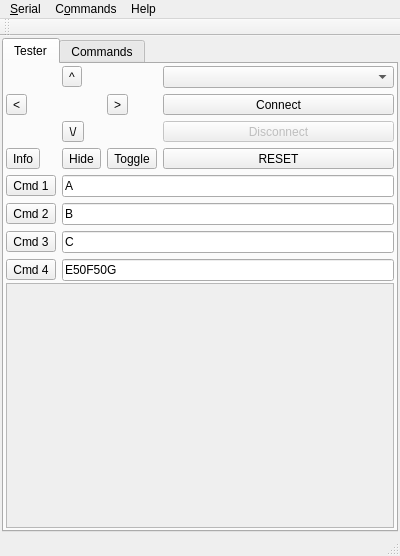
<?xml version="1.0" encoding="UTF-8"?>
<ui version="4.0">
 <class>kmComTester</class>
 <widget class="QMainWindow" name="kmComTester">
  <property name="geometry">
   <rect>
    <x>0</x>
    <y>0</y>
    <width>400</width>
    <height>512</height>
   </rect>
  </property>
  <property name="windowTitle">
   <string>kmComTester</string>
  </property>
  <widget class="QWidget" name="centralWidget">
   <layout class="QGridLayout" name="gridLayout_2">
    <property name="leftMargin">
     <number>2</number>
    </property>
    <property name="topMargin">
     <number>2</number>
    </property>
    <property name="rightMargin">
     <number>2</number>
    </property>
    <property name="bottomMargin">
     <number>2</number>
    </property>
    <property name="spacing">
     <number>2</number>
    </property>
    <item row="1" column="0">
     <widget class="QTabWidget" name="tabMain">
      <property name="currentIndex">
       <number>0</number>
      </property>
      <widget class="QWidget" name="tab">
       <attribute name="title">
        <string>Tester</string>
       </attribute>
       <layout class="QGridLayout" name="gridLayout_3">
        <property name="leftMargin">
         <number>2</number>
        </property>
        <property name="topMargin">
         <number>2</number>
        </property>
        <property name="rightMargin">
         <number>2</number>
        </property>
        <property name="bottomMargin">
         <number>2</number>
        </property>
        <property name="spacing">
         <number>2</number>
        </property>
        <item row="0" column="0">
         <layout class="QGridLayout" name="gridLayout">
          <item row="0" column="3">
           <widget class="QComboBox" name="comboSerialPortList"/>
          </item>
          <item row="4" column="1" colspan="3">
           <widget class="QLineEdit" name="leCmd1">
            <property name="toolTip">
             <string>Sequence of commands with delays in [ms]</string>
            </property>
            <property name="text">
             <string>A</string>
            </property>
           </widget>
          </item>
          <item row="5" column="1" colspan="3">
           <widget class="QLineEdit" name="leCmd2">
            <property name="toolTip">
             <string>Sequence of commands with delays in [ms]</string>
            </property>
            <property name="text">
             <string>B</string>
            </property>
           </widget>
          </item>
          <item row="6" column="1" colspan="3">
           <widget class="QLineEdit" name="leCmd3">
            <property name="toolTip">
             <string>Sequence of commands with delays in [ms]</string>
            </property>
            <property name="text">
             <string>C</string>
            </property>
           </widget>
          </item>
          <item row="7" column="1" colspan="3">
           <widget class="QLineEdit" name="leCmd4">
            <property name="toolTip">
             <string>Sequence of commands with delays in [ms]</string>
            </property>
            <property name="text">
             <string>E50F50G</string>
            </property>
           </widget>
          </item>
          <item row="3" column="0">
           <widget class="QToolButton" name="btnInfo">
            <property name="sizePolicy">
             <sizepolicy hsizetype="Maximum" vsizetype="Maximum">
              <horstretch>0</horstretch>
              <verstretch>0</verstretch>
             </sizepolicy>
            </property>
            <property name="toolTip">
             <string>Command I [Ctrl]+{I]</string>
            </property>
            <property name="text">
             <string>Info</string>
            </property>
            <property name="icon">
             <iconset>
              <normalon>:/kmComTester/rsc/Info2.png</normalon>
             </iconset>
            </property>
            <property name="iconSize">
             <size>
              <width>32</width>
              <height>32</height>
             </size>
            </property>
           </widget>
          </item>
          <item row="4" column="0">
           <widget class="QToolButton" name="btnCmd1">
            <property name="sizePolicy">
             <sizepolicy hsizetype="Maximum" vsizetype="Maximum">
              <horstretch>0</horstretch>
              <verstretch>0</verstretch>
             </sizepolicy>
            </property>
            <property name="toolTip">
             <string>Sequence 1 [Ctrl]+{1]</string>
            </property>
            <property name="text">
             <string>Cmd 1</string>
            </property>
            <property name="icon">
             <iconset>
              <normalon>:/kmComTester/rsc/1.png</normalon>
             </iconset>
            </property>
            <property name="iconSize">
             <size>
              <width>32</width>
              <height>32</height>
             </size>
            </property>
           </widget>
          </item>
          <item row="2" column="1">
           <widget class="QToolButton" name="btnD">
            <property name="sizePolicy">
             <sizepolicy hsizetype="Maximum" vsizetype="Maximum">
              <horstretch>0</horstretch>
              <verstretch>0</verstretch>
             </sizepolicy>
            </property>
            <property name="toolTip">
             <string>Command D [Ctrl]+{Arrow Down]</string>
            </property>
            <property name="text">
             <string>\/</string>
            </property>
            <property name="icon">
             <iconset>
              <normalon>:/kmComTester/rsc/Arrow2 Down.png</normalon>
             </iconset>
            </property>
            <property name="iconSize">
             <size>
              <width>32</width>
              <height>32</height>
             </size>
            </property>
            <property name="autoRaise">
             <bool>false</bool>
            </property>
           </widget>
          </item>
          <item row="1" column="0">
           <widget class="QToolButton" name="btnL">
            <property name="sizePolicy">
             <sizepolicy hsizetype="Maximum" vsizetype="Maximum">
              <horstretch>0</horstretch>
              <verstretch>0</verstretch>
             </sizepolicy>
            </property>
            <property name="toolTip">
             <string>Command L [Ctrl]+{Arrow Left]</string>
            </property>
            <property name="text">
             <string>&lt;</string>
            </property>
            <property name="icon">
             <iconset>
              <normalon>:/kmComTester/rsc/Arrow2 Left.png</normalon>
             </iconset>
            </property>
            <property name="iconSize">
             <size>
              <width>32</width>
              <height>32</height>
             </size>
            </property>
           </widget>
          </item>
          <item row="1" column="3">
           <widget class="QToolButton" name="btnConnect">
            <property name="sizePolicy">
             <sizepolicy hsizetype="Minimum" vsizetype="Minimum">
              <horstretch>0</horstretch>
              <verstretch>0</verstretch>
             </sizepolicy>
            </property>
            <property name="toolTip">
             <string>Connect [Alt]+{C]</string>
            </property>
            <property name="text">
             <string>Connect</string>
            </property>
            <property name="icon">
             <iconset>
              <normalon>:/kmComTester/rsc/Go In.png</normalon>
             </iconset>
            </property>
            <property name="iconSize">
             <size>
              <width>32</width>
              <height>32</height>
             </size>
            </property>
            <property name="toolButtonStyle">
             <enum>Qt::ToolButtonTextBesideIcon</enum>
            </property>
           </widget>
          </item>
          <item row="0" column="1">
           <widget class="QToolButton" name="btnU">
            <property name="sizePolicy">
             <sizepolicy hsizetype="Maximum" vsizetype="Maximum">
              <horstretch>0</horstretch>
              <verstretch>0</verstretch>
             </sizepolicy>
            </property>
            <property name="focusPolicy">
             <enum>Qt::TabFocus</enum>
            </property>
            <property name="contextMenuPolicy">
             <enum>Qt::PreventContextMenu</enum>
            </property>
            <property name="toolTip">
             <string>Command U [Ctrl]+{Arrow Up]</string>
            </property>
            <property name="layoutDirection">
             <enum>Qt::LeftToRight</enum>
            </property>
            <property name="autoFillBackground">
             <bool>false</bool>
            </property>
            <property name="styleSheet">
             <string notr="true">#SnapShotButton {border : none;}</string>
            </property>
            <property name="text">
             <string>^</string>
            </property>
            <property name="icon">
             <iconset>
              <normalon>:/kmComTester/rsc/Arrow2 Up.png</normalon>
             </iconset>
            </property>
            <property name="iconSize">
             <size>
              <width>32</width>
              <height>32</height>
             </size>
            </property>
            <property name="checkable">
             <bool>false</bool>
            </property>
            <property name="autoExclusive">
             <bool>false</bool>
            </property>
            <property name="popupMode">
             <enum>QToolButton::DelayedPopup</enum>
            </property>
            <property name="toolButtonStyle">
             <enum>Qt::ToolButtonIconOnly</enum>
            </property>
           </widget>
          </item>
          <item row="3" column="3">
           <widget class="QToolButton" name="btnReset">
            <property name="sizePolicy">
             <sizepolicy hsizetype="Minimum" vsizetype="Minimum">
              <horstretch>0</horstretch>
              <verstretch>0</verstretch>
             </sizepolicy>
            </property>
            <property name="toolTip">
             <string>Command X [Ctrl]+{0]</string>
            </property>
            <property name="text">
             <string>RESET</string>
            </property>
            <property name="icon">
             <iconset>
              <normalon>:/kmComTester/rsc/Burn.png</normalon>
             </iconset>
            </property>
            <property name="iconSize">
             <size>
              <width>32</width>
              <height>32</height>
             </size>
            </property>
            <property name="toolButtonStyle">
             <enum>Qt::ToolButtonTextBesideIcon</enum>
            </property>
           </widget>
          </item>
          <item row="1" column="2">
           <widget class="QToolButton" name="btnR">
            <property name="sizePolicy">
             <sizepolicy hsizetype="Maximum" vsizetype="Maximum">
              <horstretch>0</horstretch>
              <verstretch>0</verstretch>
             </sizepolicy>
            </property>
            <property name="toolTip">
             <string>Command R [Ctrl]+{Arrow Right]</string>
            </property>
            <property name="accessibleName">
             <string>R</string>
            </property>
            <property name="text">
             <string>&gt;</string>
            </property>
            <property name="icon">
             <iconset>
              <normalon>:/kmComTester/rsc/Arrow2 Right.png</normalon>
             </iconset>
            </property>
            <property name="iconSize">
             <size>
              <width>32</width>
              <height>32</height>
             </size>
            </property>
           </widget>
          </item>
          <item row="3" column="1">
           <widget class="QToolButton" name="btnHide">
            <property name="sizePolicy">
             <sizepolicy hsizetype="Maximum" vsizetype="Maximum">
              <horstretch>0</horstretch>
              <verstretch>0</verstretch>
             </sizepolicy>
            </property>
            <property name="toolTip">
             <string>Command H [Ctrl]+{H]</string>
            </property>
            <property name="text">
             <string>Hide</string>
            </property>
            <property name="icon">
             <iconset>
              <normalon>:/kmComTester/rsc/Back.png</normalon>
             </iconset>
            </property>
            <property name="iconSize">
             <size>
              <width>32</width>
              <height>32</height>
             </size>
            </property>
           </widget>
          </item>
          <item row="3" column="2">
           <widget class="QToolButton" name="btnExit">
            <property name="sizePolicy">
             <sizepolicy hsizetype="Maximum" vsizetype="Maximum">
              <horstretch>0</horstretch>
              <verstretch>0</verstretch>
             </sizepolicy>
            </property>
            <property name="toolTip">
             <string>Command T [Ctrl]+{T]</string>
            </property>
            <property name="text">
             <string>Toggle</string>
            </property>
            <property name="icon">
             <iconset>
              <normalon>:/kmComTester/rsc/Dots Down.png</normalon>
             </iconset>
            </property>
            <property name="iconSize">
             <size>
              <width>32</width>
              <height>32</height>
             </size>
            </property>
           </widget>
          </item>
          <item row="5" column="0">
           <widget class="QToolButton" name="btnCmd2">
            <property name="sizePolicy">
             <sizepolicy hsizetype="Maximum" vsizetype="Maximum">
              <horstretch>0</horstretch>
              <verstretch>0</verstretch>
             </sizepolicy>
            </property>
            <property name="toolTip">
             <string>Sequence 2 [Ctrl]+{2]</string>
            </property>
            <property name="text">
             <string>Cmd 2</string>
            </property>
            <property name="icon">
             <iconset>
              <normalon>:/kmComTester/rsc/2.png</normalon>
             </iconset>
            </property>
            <property name="iconSize">
             <size>
              <width>32</width>
              <height>32</height>
             </size>
            </property>
           </widget>
          </item>
          <item row="6" column="0">
           <widget class="QToolButton" name="btnCmd3">
            <property name="sizePolicy">
             <sizepolicy hsizetype="Maximum" vsizetype="Maximum">
              <horstretch>0</horstretch>
              <verstretch>0</verstretch>
             </sizepolicy>
            </property>
            <property name="toolTip">
             <string>Sequence 3 [Ctrl]+{3]</string>
            </property>
            <property name="text">
             <string>Cmd 3</string>
            </property>
            <property name="icon">
             <iconset>
              <normalon>:/kmComTester/rsc/3.png</normalon>
             </iconset>
            </property>
            <property name="iconSize">
             <size>
              <width>32</width>
              <height>32</height>
             </size>
            </property>
           </widget>
          </item>
          <item row="7" column="0">
           <widget class="QToolButton" name="btnCmd4">
            <property name="sizePolicy">
             <sizepolicy hsizetype="Maximum" vsizetype="Maximum">
              <horstretch>0</horstretch>
              <verstretch>0</verstretch>
             </sizepolicy>
            </property>
            <property name="toolTip">
             <string>Sequence 4 [Ctrl]+{4]</string>
            </property>
            <property name="text">
             <string>Cmd 4</string>
            </property>
            <property name="icon">
             <iconset>
              <normalon>:/kmComTester/rsc/4.png</normalon>
             </iconset>
            </property>
            <property name="iconSize">
             <size>
              <width>32</width>
              <height>32</height>
             </size>
            </property>
           </widget>
          </item>
          <item row="2" column="3">
           <widget class="QToolButton" name="btnDisconnect">
            <property name="enabled">
             <bool>false</bool>
            </property>
            <property name="sizePolicy">
             <sizepolicy hsizetype="Minimum" vsizetype="Minimum">
              <horstretch>0</horstretch>
              <verstretch>0</verstretch>
             </sizepolicy>
            </property>
            <property name="toolTip">
             <string>Disconnect [Alt]+{D]</string>
            </property>
            <property name="text">
             <string>Disconnect</string>
            </property>
            <property name="icon">
             <iconset>
              <normalon>:/kmComTester/rsc/Go Out.png</normalon>
             </iconset>
            </property>
            <property name="iconSize">
             <size>
              <width>32</width>
              <height>32</height>
             </size>
            </property>
            <property name="toolButtonStyle">
             <enum>Qt::ToolButtonTextBesideIcon</enum>
            </property>
           </widget>
          </item>
         </layout>
        </item>
        <item row="1" column="0">
         <widget class="QTextEdit" name="txtConsole">
          <property name="enabled">
           <bool>false</bool>
          </property>
         </widget>
        </item>
       </layout>
      </widget>
      <widget class="QWidget" name="tab_2">
       <attribute name="title">
        <string>Commands</string>
       </attribute>
       <layout class="QGridLayout" name="gridLayout_7">
        <item row="0" column="0">
         <layout class="QGridLayout" name="gridLayout_6">
          <item row="15" column="1">
           <widget class="QLineEdit" name="leCmdX">
            <property name="text">
             <string>AT+RST?</string>
            </property>
           </widget>
          </item>
          <item row="9" column="1">
           <widget class="QLineEdit" name="leCmdJ"/>
          </item>
          <item row="12" column="1">
           <widget class="QLineEdit" name="leCmdR">
            <property name="text">
             <string>AT+CLK</string>
            </property>
           </widget>
          </item>
          <item row="10" column="1">
           <widget class="QLineEdit" name="leCmdK"/>
          </item>
          <item row="13" column="1">
           <widget class="QLineEdit" name="leCmdU">
            <property name="text">
             <string>AT+INC</string>
            </property>
           </widget>
          </item>
          <item row="12" column="0">
           <widget class="QLabel" name="cmdLabelR">
            <property name="text">
             <string>R</string>
            </property>
           </widget>
          </item>
          <item row="13" column="0">
           <widget class="QLabel" name="cmdLabelU">
            <property name="text">
             <string>U</string>
            </property>
           </widget>
          </item>
          <item row="8" column="0">
           <widget class="QLabel" name="cmdLabelI">
            <property name="text">
             <string>I</string>
            </property>
           </widget>
          </item>
          <item row="8" column="1">
           <widget class="QLineEdit" name="leCmdI">
            <property name="text">
             <string>ATI</string>
            </property>
           </widget>
          </item>
          <item row="7" column="0">
           <widget class="QLabel" name="cmdLabelH">
            <property name="text">
             <string>H</string>
            </property>
           </widget>
          </item>
          <item row="3" column="1">
           <widget class="QLineEdit" name="leCmdD">
            <property name="text">
             <string>AT+DEC</string>
            </property>
           </widget>
          </item>
          <item row="4" column="0">
           <widget class="QLabel" name="cmdLabelE">
            <property name="text">
             <string>E</string>
            </property>
           </widget>
          </item>
          <item row="1" column="1">
           <widget class="QLineEdit" name="leCmdB"/>
          </item>
          <item row="0" column="1">
           <widget class="QLineEdit" name="leCmdA"/>
          </item>
          <item row="6" column="0">
           <widget class="QLabel" name="cmdLabelG">
            <property name="text">
             <string>G</string>
            </property>
           </widget>
          </item>
          <item row="7" column="1">
           <widget class="QLineEdit" name="leCmdH">
            <property name="text">
             <string>AT+HID</string>
            </property>
           </widget>
          </item>
          <item row="3" column="0">
           <widget class="QLabel" name="cmdLabelD">
            <property name="text">
             <string>D</string>
            </property>
           </widget>
          </item>
          <item row="4" column="1">
           <widget class="QLineEdit" name="leCmdE"/>
          </item>
          <item row="0" column="0">
           <widget class="QLabel" name="cmdLabelA">
            <property name="text">
             <string>A</string>
            </property>
           </widget>
          </item>
          <item row="6" column="1">
           <widget class="QLineEdit" name="leCmdG"/>
          </item>
          <item row="2" column="1">
           <widget class="QLineEdit" name="leCmdC"/>
          </item>
          <item row="5" column="0">
           <widget class="QLabel" name="cmdLabelF">
            <property name="text">
             <string>F</string>
            </property>
           </widget>
          </item>
          <item row="5" column="1">
           <widget class="QLineEdit" name="leCmdF"/>
          </item>
          <item row="2" column="0">
           <widget class="QLabel" name="cmdLabelC">
            <property name="text">
             <string>C</string>
            </property>
           </widget>
          </item>
          <item row="9" column="0">
           <widget class="QLabel" name="cmdLabelJ">
            <property name="text">
             <string>J</string>
            </property>
           </widget>
          </item>
          <item row="15" column="0">
           <widget class="QLabel" name="cmdLabelX">
            <property name="text">
             <string>X</string>
            </property>
           </widget>
          </item>
          <item row="10" column="0">
           <widget class="QLabel" name="cmdLabelK">
            <property name="text">
             <string>K</string>
            </property>
           </widget>
          </item>
          <item row="11" column="0">
           <widget class="QLabel" name="cmdLabelL">
            <property name="text">
             <string>L</string>
            </property>
           </widget>
          </item>
          <item row="11" column="1">
           <widget class="QLineEdit" name="leCmdL">
            <property name="text">
             <string>AT+BCK</string>
            </property>
           </widget>
          </item>
          <item row="14" column="1">
           <widget class="QLineEdit" name="leCmdT">
            <property name="text">
             <string>AT+TGL</string>
            </property>
           </widget>
          </item>
          <item row="14" column="0">
           <widget class="QLabel" name="cmdLabelT">
            <property name="text">
             <string>T</string>
            </property>
           </widget>
          </item>
          <item row="1" column="0">
           <widget class="QLabel" name="cmdLabelB">
            <property name="text">
             <string>B</string>
            </property>
           </widget>
          </item>
         </layout>
        </item>
        <item row="1" column="0">
         <spacer name="verticalSpacer">
          <property name="orientation">
           <enum>Qt::Vertical</enum>
          </property>
          <property name="sizeHint" stdset="0">
           <size>
            <width>20</width>
            <height>40</height>
           </size>
          </property>
         </spacer>
        </item>
       </layout>
      </widget>
     </widget>
    </item>
   </layout>
  </widget>
  <widget class="QMenuBar" name="menuBar">
   <property name="geometry">
    <rect>
     <x>0</x>
     <y>0</y>
     <width>400</width>
     <height>21</height>
    </rect>
   </property>
   <widget class="QMenu" name="menuCommands">
    <property name="title">
     <string>&amp;Serial</string>
    </property>
    <addaction name="actionConnect"/>
    <addaction name="actionDisconnect"/>
    <addaction name="separator"/>
    <addaction name="actionExit"/>
   </widget>
   <widget class="QMenu" name="menuCommands_2">
    <property name="title">
     <string>C&amp;ommands</string>
    </property>
    <addaction name="aCmd1"/>
    <addaction name="aCmd2"/>
    <addaction name="aCmd3"/>
    <addaction name="aCmd4"/>
    <addaction name="separator"/>
    <addaction name="aCmdU"/>
    <addaction name="aCmdD"/>
    <addaction name="separator"/>
    <addaction name="aCmdL"/>
    <addaction name="aCmdR"/>
    <addaction name="separator"/>
    <addaction name="aCmdH"/>
    <addaction name="aCmdT"/>
    <addaction name="separator"/>
    <addaction name="aCmdI"/>
    <addaction name="aCmdX"/>
   </widget>
   <widget class="QMenu" name="menuAbout">
    <property name="title">
     <string>Help</string>
    </property>
    <addaction name="aAbout"/>
   </widget>
   <addaction name="menuCommands"/>
   <addaction name="menuCommands_2"/>
   <addaction name="menuAbout"/>
  </widget>
  <widget class="QToolBar" name="mainToolBar">
   <attribute name="toolBarArea">
    <enum>TopToolBarArea</enum>
   </attribute>
   <attribute name="toolBarBreak">
    <bool>false</bool>
   </attribute>
  </widget>
  <widget class="QStatusBar" name="statusBar"/>
  <action name="actionConnect">
   <property name="text">
    <string>&amp;Connect</string>
   </property>
   <property name="shortcut">
    <string>Alt+C</string>
   </property>
  </action>
  <action name="actionDisconnect">
   <property name="text">
    <string>&amp;Disconnect</string>
   </property>
   <property name="shortcut">
    <string>Alt+D</string>
   </property>
  </action>
  <action name="actionExit">
   <property name="text">
    <string>E&amp;xit</string>
   </property>
  </action>
  <action name="aCmdU">
   <property name="text">
    <string>Up/&amp;Inc</string>
   </property>
   <property name="shortcut">
    <string>Ctrl+Up</string>
   </property>
  </action>
  <action name="aCmdD">
   <property name="text">
    <string>Down/&amp;Dec</string>
   </property>
   <property name="shortcut">
    <string>Ctrl+Down</string>
   </property>
  </action>
  <action name="aCmdL">
   <property name="text">
    <string>&amp;Back</string>
   </property>
   <property name="shortcut">
    <string>Ctrl+Left</string>
   </property>
  </action>
  <action name="aCmdR">
   <property name="text">
    <string>&amp;Click</string>
   </property>
   <property name="shortcut">
    <string>Ctrl+Right</string>
   </property>
  </action>
  <action name="aCmdH">
   <property name="text">
    <string>&amp;Hide</string>
   </property>
   <property name="shortcut">
    <string>Ctrl+H</string>
   </property>
  </action>
  <action name="aCmdT">
   <property name="text">
    <string>&amp;Toggle</string>
   </property>
   <property name="shortcut">
    <string>Ctrl+T</string>
   </property>
  </action>
  <action name="aCmdI">
   <property name="text">
    <string>&amp;Info</string>
   </property>
   <property name="shortcut">
    <string>Ctrl+I</string>
   </property>
  </action>
  <action name="aCmdX">
   <property name="text">
    <string>&amp;RESET</string>
   </property>
   <property name="shortcut">
    <string>Ctrl+0</string>
   </property>
  </action>
  <action name="aCmd1">
   <property name="text">
    <string>Command &amp;1</string>
   </property>
   <property name="shortcut">
    <string>Ctrl+1</string>
   </property>
  </action>
  <action name="aCmd2">
   <property name="text">
    <string>Command &amp;2</string>
   </property>
   <property name="shortcut">
    <string>Ctrl+2</string>
   </property>
  </action>
  <action name="aCmd3">
   <property name="text">
    <string>Command &amp;3</string>
   </property>
   <property name="shortcut">
    <string>Ctrl+3</string>
   </property>
  </action>
  <action name="aCmd4">
   <property name="text">
    <string>Command &amp;4</string>
   </property>
   <property name="shortcut">
    <string>Ctrl+4</string>
   </property>
  </action>
  <action name="aAbout">
   <property name="text">
    <string>About</string>
   </property>
  </action>
 </widget>
 <layoutdefault spacing="6" margin="11"/>
 <tabstops>
  <tabstop>tabMain</tabstop>
  <tabstop>comboSerialPortList</tabstop>
  <tabstop>leCmd1</tabstop>
  <tabstop>leCmd2</tabstop>
  <tabstop>leCmd3</tabstop>
  <tabstop>leCmd4</tabstop>
  <tabstop>txtConsole</tabstop>
  <tabstop>leCmdA</tabstop>
  <tabstop>leCmdB</tabstop>
  <tabstop>leCmdC</tabstop>
  <tabstop>leCmdD</tabstop>
  <tabstop>leCmdE</tabstop>
  <tabstop>leCmdF</tabstop>
  <tabstop>leCmdG</tabstop>
  <tabstop>leCmdH</tabstop>
  <tabstop>leCmdI</tabstop>
  <tabstop>leCmdJ</tabstop>
  <tabstop>leCmdK</tabstop>
  <tabstop>leCmdL</tabstop>
  <tabstop>leCmdR</tabstop>
  <tabstop>leCmdU</tabstop>
  <tabstop>leCmdT</tabstop>
  <tabstop>leCmdX</tabstop>
 </tabstops>
 <resources/>
 <connections/>
</ui>
